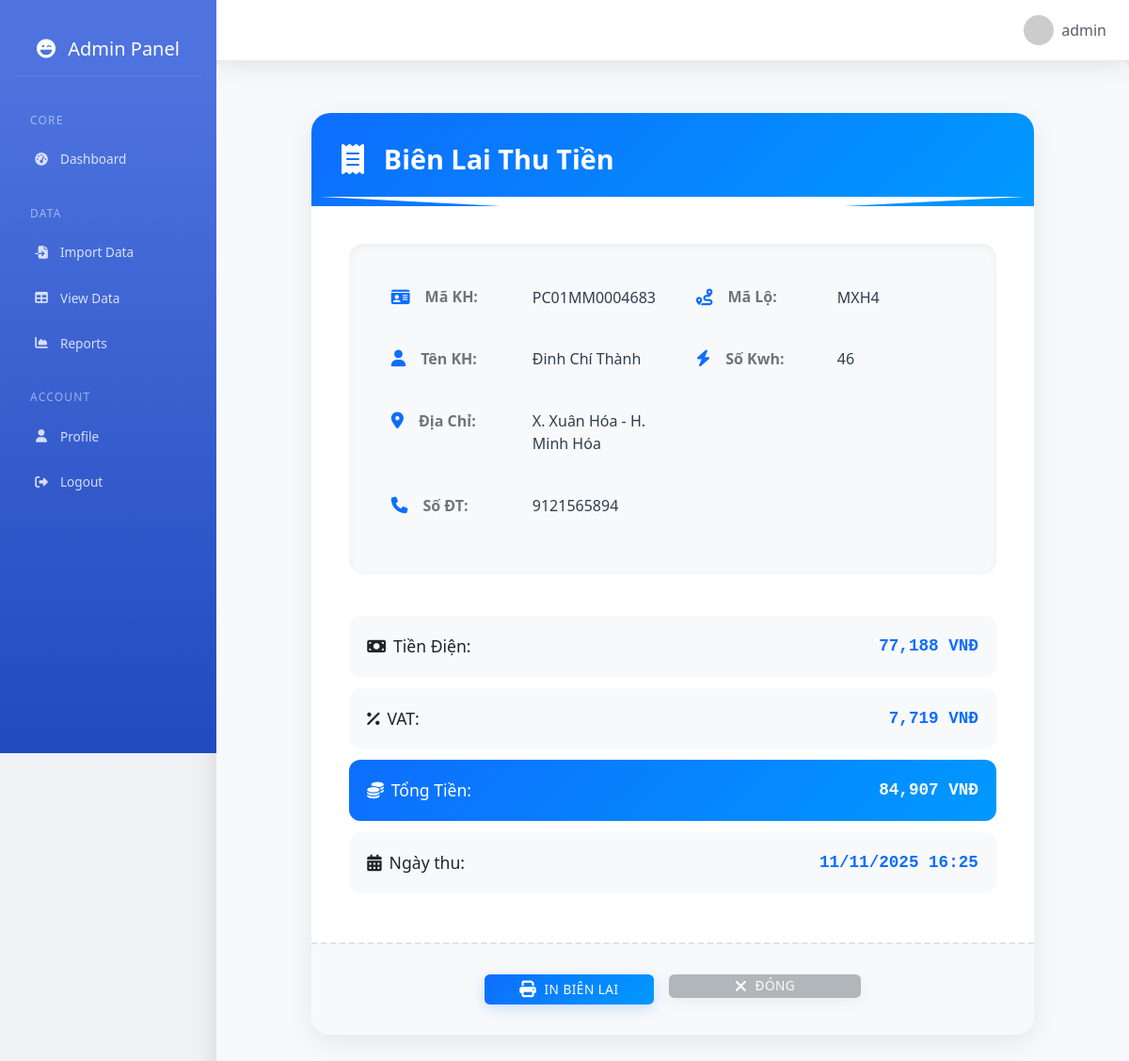
/print_receipt/1 (signed in), run on the app's committed database.
### app.py (models this page shows)
class SalesData(db.Model):
    id = db.Column(db.Integer, primary_key=True)
    stt = db.Column(db.Integer)
    ma_lo = db.Column(db.String(20))
    tt_hd = db.Column(db.String(20))
    ma_khach_hang = db.Column(db.String(50))
    ten_khach_hang = db.Column(db.String(100), index=True)
    dia_chi = db.Column(db.String(200))
    so_dien_thoai = db.Column(db.String(20))  # Thêm cột số điện thoại
    kwh = db.Column(db.String(50))
    tien_dien = db.Column(db.Float)
    vat = db.Column(db.Float)
    tong_tien = db.Column(db.Float)
    tai_khoan_quan_ly = db.Column(db.String(80))  # Thêm trường này
    trang_thai = db.Column(db.String(50))
    ngay_thu = db.Column(db.DateTime, nullable=True)

### app.py (the view)
@app.route('/print_receipt/<int:id>')
def print_receipt(id):
    if 'username' not in session:
        return redirect(url_for('login'))
    data = SalesData.query.get_or_404(id)
    return render_template('print_receipt.html', data=data)

### app.py (called while the page is built)
@app.context_processor
def utility_processor():
    return {
        'datetime': datetime
    }

### templates/print_receipt.html (shortened to what this page needs)
{% extends 'base.html' %}
{% block content %}
<div class="receipt-container">
    <div class="receipt-card">
        <div class="receipt-header">
            <h3 class="receipt-title">
                <i class="fas fa-receipt me-2"></i>
                Biên Lai Thu Tiền
            </h3>
        </div>
        <div class="receipt-body">
            <div class="customer-info">
                <div class="row">
                    <div class="col-md-6">
                        <div class="info-item">
                            <span class="info-label"><i class="fas fa-id-card me-2"></i>Mã KH:</span>
                            <span class="info-value">{{ data.ma_khach_hang }}</span>
                        </div>
                        <div class="info-item">
                            <span class="info-label"><i class="fas fa-user me-2"></i>Tên KH:</span>
                            <span class="info-value">{{ data.ten_khach_hang }}</span>
                        </div>
                        <div class="info-item">
                            <span class="info-label"><i class="fas fa-map-marker-alt me-2"></i>Địa Chỉ:</span>
                            <span class="info-value">{{ data.dia_chi }}</span>
                        </div>
                        {% if data.so_dien_thoai is defined and data.so_dien_thoai %}
                        <div class="info-item">
                            <span class="info-label"><i class="fas fa-phone me-2"></i>Số ĐT:</span>
                            <span class="info-value">{{ data.so_dien_thoai }}</span>
                        </div>
                        {% endif %}
                    </div>
                    <div class="col-md-6">
                        <div class="info-item">
                            <span class="info-label"><i class="fas fa-route me-2"></i>Mã Lộ:</span>
                            <span class="info-value">{{ data.ma_lo }}</span>
                        </div>
                        <div class="info-item">
                            <span class="info-label"><i class="fas fa-bolt me-2"></i>Số Kwh:</span>
                            <span class="info-value">{{ data.kwh }}</span>
                        </div>
                    </div>
                </div>
            </div>
            <table class="receipt-table">
                <tr>
                    <td><i class="fas fa-money-bill me-2"></i>Tiền Điện:</td>
                    <td class="amount">{{ "{:,.0f}".format(data.tien_dien) }} VNĐ</td>
                </tr>
                <tr>
                    <td><i class="fas fa-percentage me-2"></i>VAT:</td>
                    <td class="amount">{{ "{:,.0f}".format(data.vat) }} VNĐ</td>
                </tr>
                <tr class="total-row">
                    <td><i class="fas fa-coins me-2"></i>Tổng Tiền:</td>
                    <td class="amount">{{ "{:,.0f}".format(data.tong_tien) }} VNĐ</td>
                </tr>
                <tr>
                    <td><i class="fas fa-calendar-alt me-2"></i>Ngày thu:</td>
                    <td class="amount">
                        {% if data.ngay_thu %}
                            {{ data.ngay_thu.strftime('%d/%m/%Y %H:%M') }}
                        {% else %}
                            Chưa gạch nợ
                        {% endif %}
                    </td>
                </tr>
            </table>
        </div>
        <div class="receipt-footer">
            <button onclick="printReceipt()" class="btn btn-print">
                <i class="fas fa-print"></i>
                In Biên Lai
            </button>
            <button onclick="window.close()" class="btn btn-close">
                <i class="fas fa-times"></i>
                Đóng
            </button>
        </div>
    </div>
</div>
{% endblock %}

### templates/print_receipt.html (style rules this page uses)
body { background: #f0f2f5; }
.receipt-container { max-width: 800px; margin: 2rem auto; padding: 0 1rem; }
.receipt-card { background: white; border-radius: 20px; box-shadow: 0 8px 30px rgba(0,0,0,0.08); border: none; overflow: hidden; }
.receipt-header { background: linear-gradient(135deg, #0d6efd, #0099ff); padding: 2rem; color: white; position: relative; }
.receipt-header::after { content: ''; position: absolute; bottom: -10px; left: 0; right: 0; height: 20px; background: white; clip-path: polygon(0 0, 100% 0, 50% 100%); }
.receipt-title { margin: 0; font-weight: 700; font-size: 1.8rem; display: flex; align-items: center; gap: 0.8rem; }
.receipt-title i { font-size: 2rem; }
.receipt-body { padding: 2.5rem; }
.customer-info { background: #f8f9fa; border-radius: 15px; padding: 2rem; margin-bottom: 2rem; box-shadow: inset 0 2px 10px rgba(0,0,0,0.05); }
.info-item { display: flex; align-items: baseline; margin-bottom: 1rem; padding: 0.8rem; border-radius: 8px; transition: all 0.3s ease; }
.info-label { min-width: 150px; color: #6c757d; font-weight: 600; display: flex; align-items: center; gap: 0.5rem; }
.info-label i { color: #0d6efd; font-size: 1.1rem; }
.info-value { color: #2c3e50; font-weight: 500; }
.receipt-table { width: 100%; margin-top: 2rem; border-collapse: separate; border-spacing: 0 0.8rem; }
.receipt-table tr { background: #f8f9fa; border-radius: 12px; transition: all 0.3s ease; }
.receipt-table td { padding: 1.2rem; border: none; font-size: 1.1rem; }
.receipt-table td:first-child { border-radius: 12px 0 0 12px; font-weight: 500; }
.receipt-table td:last-child { border-radius: 0 12px 12px 0; }
.receipt-table .amount { text-align: right; font-family: 'JetBrains Mono', 'Courier New', monospace; font-weight: 600; color: #0d6efd; }
.total-row { background: linear-gradient(135deg, #0d6efd, #0099ff) !important; color: white !important; }
.total-row .amount { color: white !important; }
.receipt-footer { padding: 2rem; background: #f8f9fa; border-top: 2px dashed #dee2e6; text-align: center; display: flex; justify-content: center; gap: 1rem; }
.btn { padding: 0.8rem 2.5rem; font-weight: 600; border-radius: 12px; transition: all 0.3s ease; text-transform: uppercase; letter-spacing: 0.5px; min-width: 180px; display: inline-flex; align-items: center; justify-content: center; gap: 0.5rem; }
.btn i { font-size: 1.1rem; }
.btn-print { background: linear-gradient(135deg, #0d6efd, #0099ff); border: none; color: white; box-shadow: 0 4px 15px rgba(13, 110, 253, 0.2); }
.btn-close { background: #6c757d; border: none; color: white; box-shadow: 0 4px 15px rgba(108, 117, 125, 0.2); }

### templates/base.html (style rules this page uses)
:root { --primary-color: #4e73df; --secondary-color: #858796; --success-color: #1cc88a; --info-color: #36b9cc; --warning-color: #f6c23e; --danger-color: #e74a3b; --light-color: #f8f9fc; --dark-color: #5a5c69; }
.btn { font-size: 0.85rem; padding: 0.375rem 0.75rem; border-radius: 0.35rem; font-weight: 500; }

### data on the page
SalesData: ma_khach_hang "PC01MM0004683", ten_khach_hang "Đinh Chí Thành", dia_chi "X. Xuân Hóa - H. Minh Hóa", so_dien_thoai "9121565894", ma_lo "MXH4", kwh "46", tien_dien "77,188", vat "7,719", tong_tien "84,907", ngay_thu "11/11/2025 16:25"

### other printed values
{{ session['username'] }} "admin"
